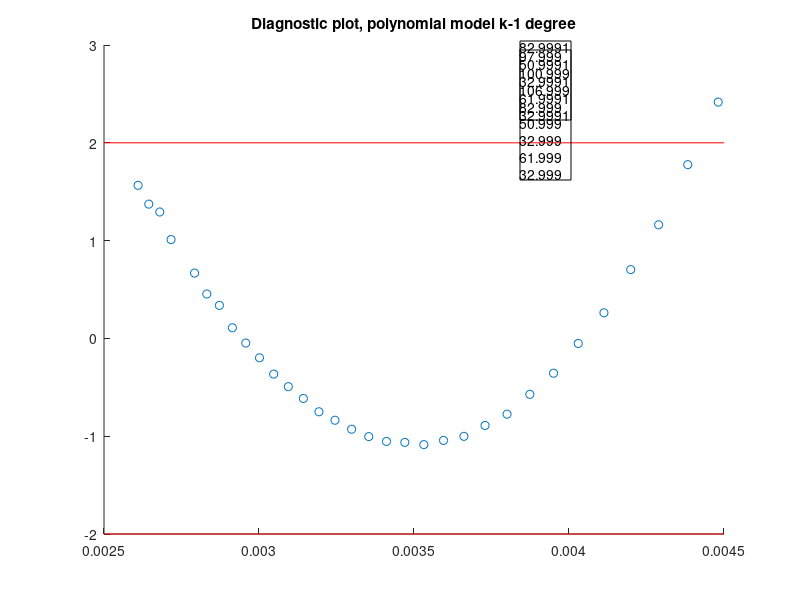
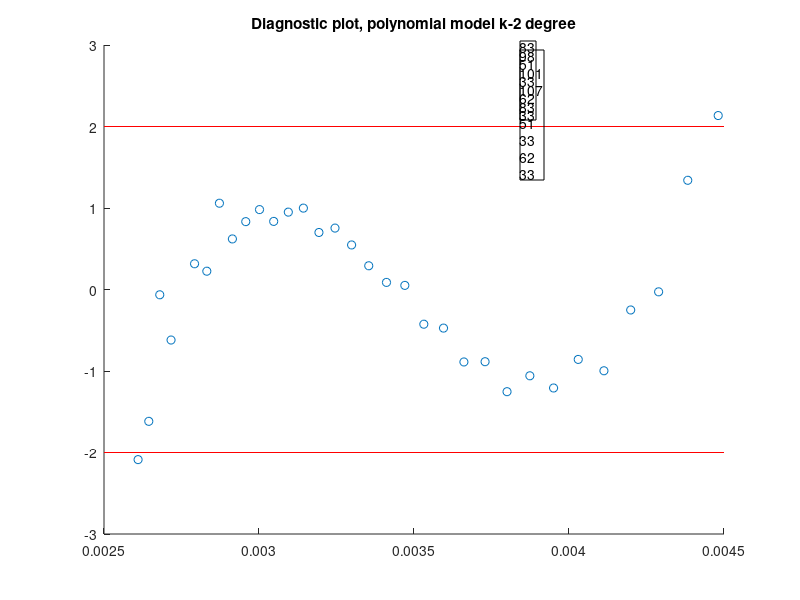
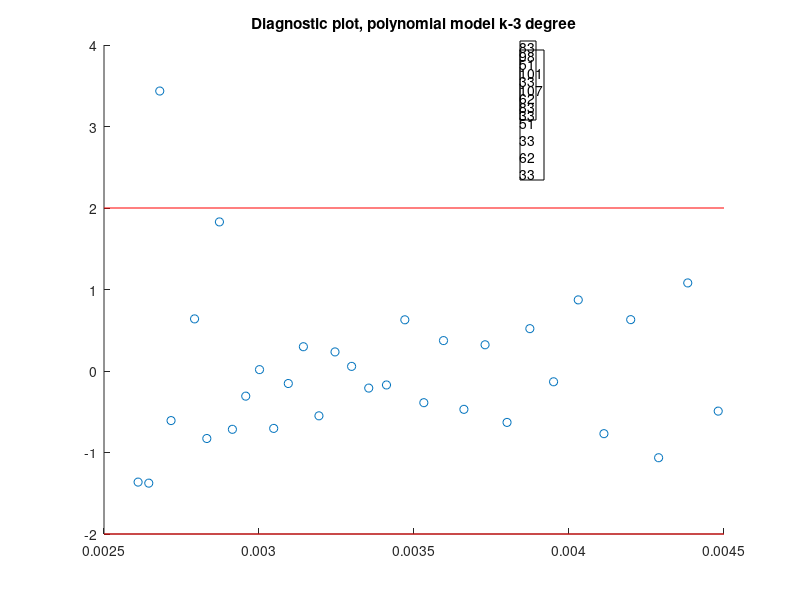
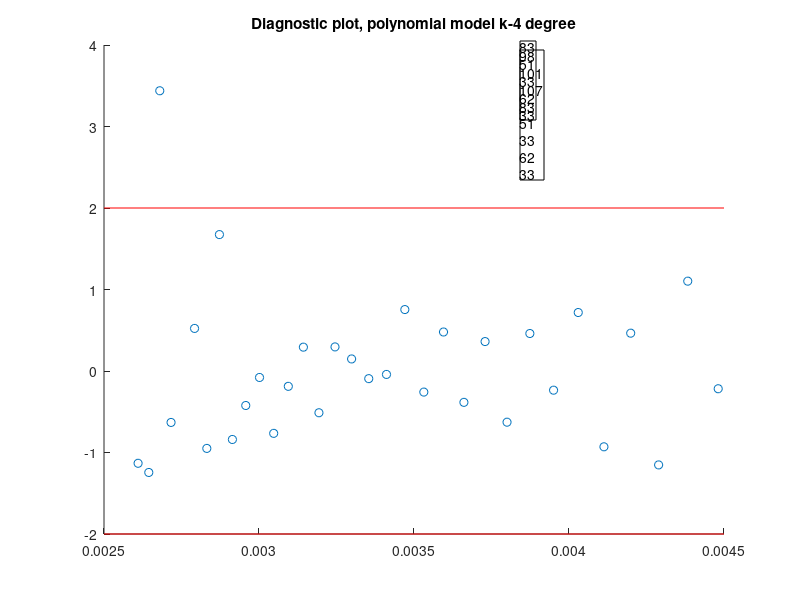

Write the MATLAB code that produced these figures, in order.
% Vasia Zarkadoula
% Data Analysis 2020
% Chapter 5 Excerise 7
% Polynomial regression model

clc;
clear;

data = importdata('resist.txt');
R = data(:,2);
tempC = data(:,3);
tempK = tempC + 273.15;
y = 1./tempK;
x = log(R);

% Scatterplot
figure;
scatter(x,y);
xlabel("ln(R)");
ylabel("1/T");
title('Scatter plot')

% a) find suitable kth degree polynomial regression model

K = 4;  

R2 = zeros(K,1);
adjR2 = zeros(K,1);
for k = 1:K
    p = polyfit(x,y,k);
    yhat = polyval(p,x);
    e = y - yhat;
    
    se = (1/(length(y)-(k+1)))*(sum((y-yhat).^2));
    se = sqrt(se);
    estar = e ./ se;
    
    R2(k) = 1-(sum(e.^2))/(sum((y-mean(y)).^2));
    adjR2(k) =1-((length(y)-1)/(length(y)-(k+1)))*(sum(e.^2))/(sum((y-mean(y)).^2));
    
    figure(k);
    scatter(y,estar);
    hold on
    plot(xlim, [2 2], 'r')
    hold on
    plot(xlim, [-2 -2], 'r')
    title(['Diagnostic plot, polynomial model k-',num2str(k),' degree']);
    annotation('textbox', [0.65, 0.8, 0.1, 0.1], 'String', "R2 = " + R2(k))
    annotation('textbox', [0.65, 0.7, 0.1, 0.1], 'String', "adjR2 = " + adjR2(k))
    hold off
    
end

%--------------------------------------------------------------------------

% b) choose polynomial model and compare it to Steinhart-Hart model

% Steinhart-Hart
X = [ones(length(x),1) x x.^3];
[b, bint,r,rint,stats] = regress(y,X);
yhatSH = X * b;

eSH = y - yhatSH;
seSH = (1/(length(y)-(k+1)))*(sum((y-yhatSH).^2));
seSH = sqrt(seSH);
e_stand_SH = e ./ seSH;
R2_SH = 1-(sum(eSH.^2))/(sum((y-mean(y)).^2));
adjR2_SH =1-((length(y)-1)/(length(y)-(k+1)))*(sum(eSH.^2))/(sum((y-mean(y)).^2));

figure;
scatter(x,yhatSH);
hold on;
plot(x,yhatSH);
title("Data and Steinhart-Hart regression");
xlabel("ln(R)");
ylabel("1/T");

figure;
scatter(y,e_stand_SH);
hold on
plot(xlim, [2 2], 'r')
hold on
plot(xlim, [-2 -2], 'r')
hold off

fprintf('=== Steinhart-Hart model \n \t coefficients: \n');
fprintf('b0 = %1.10f \n',b(1));
fprintf('b1 = %1.10f \n',b(2));
fprintf('b3 = %1.10f \n',b(3));

